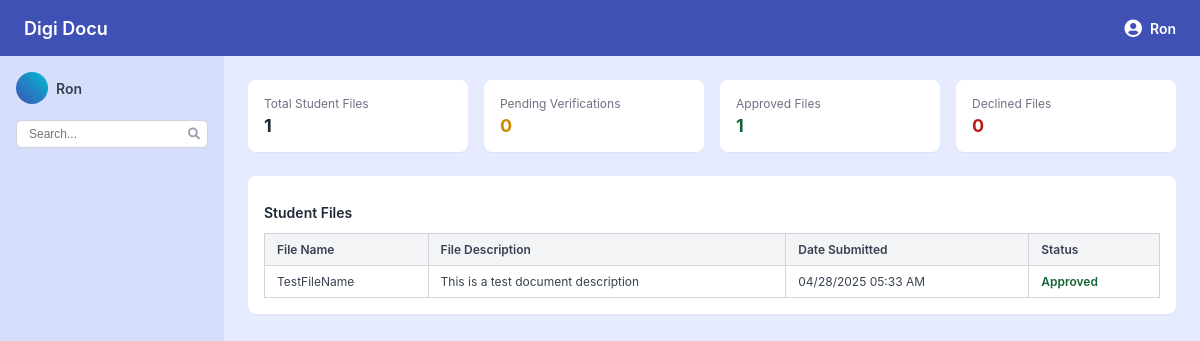
Page /homepage.php (signed in) on the committed database.
### tables this page shows
CREATE TABLE `user` (
  `user_id` int(11) NOT NULL,
  `stud_id` int(20) DEFAULT NULL,
  `email` varchar(255) NOT NULL,
  `user_name` varchar(255) NOT NULL,
  `password` varchar(255) NOT NULL,
  `role` enum('Student','Admin','Dean','Registrar') NOT NULL
);

CREATE TABLE `document` (
  `doc_id` int(11) NOT NULL,
  `stud_id` int(11) NOT NULL,
  `file_name` varchar(255) NOT NULL,
  `doc_type` varchar(100) NOT NULL,
  `doc_desc` varchar(255) DEFAULT NULL,
  `status` enum('Pending','Approved','Declined') DEFAULT 'Pending',
  `created_by` varchar(255) DEFAULT 'Admin',
  `uploaded_at` timestamp NOT NULL DEFAULT current_timestamp(),
  `updated_at` timestamp NOT NULL DEFAULT current_timestamp() ON UPDATE current_timestamp()
);

### homepage.php (the view, shortened to what this page needs)
<?php
include('include/db.php');
$email = $_SESSION['email'] ?? '';
if (!empty($email)) {
    $sql = "SELECT stud_id FROM user WHERE email = ?";
    $stmt = $conn->prepare($sql);
    $stmt->bind_param("s", $email);
    $stmt->execute();
    $result = $stmt->get_result();
    $user = $result->fetch_assoc();
    $stud_id = $user['stud_id'] ?? null;
}
$totalFiles = 0;
$pendingFiles = 0;
$approvedFiles = 0;
$declinedFiles = 0;
$documents = [];
$sql = "SELECT * FROM document WHERE stud_id = ?";
$stmt = $conn->prepare($sql);
$stmt->bind_param("i", $stud_id);
$stmt->execute();
$result = $stmt->get_result();
while ($doc = $result->fetch_assoc()) {
    $documents[] = $doc;
    $totalFiles++;
    if ($doc['status'] == 'Pending') {
        $pendingFiles++;
    } elseif ($doc['status'] == 'Approved') {
        $approvedFiles++;
    } elseif ($doc['status'] == 'Declined') {
        $declinedFiles++;
    }
}
?>
<html lang="en">
<head>
  <link rel="stylesheet" href="https://cdnjs.cloudflare.com/ajax/libs/font-awesome/5.15.3/css/all.min.css"/>
  <link rel="stylesheet" href="css/styles.css">
</head>
<body>
<?php include('include/header.php'); ?>
<div class="container">
<?php include('include/sidebar.php'); ?>
<main>
    <section class="stats-grid">
        <div class="stat-card">
          <p>Total Student Files</p>
          <p><?php echo $totalFiles; ?></p>
        </div>
        <div class="stat-card">
          <p>Pending Verifications</p>
          <p class="stat-yellow"><?php echo $pendingFiles; ?></p>
        </div>
        <div class="stat-card">
          <p>Approved Files</p>
          <p class="stat-green"><?php echo $approvedFiles; ?></p>
        </div>
        <div class="stat-card">
          <p>Declined Files</p>
          <p class="stat-red"><?php echo $declinedFiles; ?></p>
        </div>
    </section>
    <section class="table-container">
        <h2>Student Files</h2>
        <table>
            <thead>
                <tr>
                    <th>File Name</th>
                    <th>File Description</th>
                    <th>Date Submitted</th>
                    <th>Status</th>
                </tr>
            </thead>
            <tbody>
                <?php foreach ($documents as $doc): ?>
                <tr>
                    <td><?php echo htmlspecialchars($doc['file_name']); ?></td>
                    <td><?php echo htmlspecialchars($doc['doc_desc']); ?></td>
                    <td><?= date('m/d/Y h:i A', strtotime($doc['uploaded_at'])) ?></td>
                    <td class="<?php
                        echo ($doc['status'] == 'Pending') ? 'status-pending' :
                            (($doc['status'] == 'Approved') ? 'status-approved' :
                            (($doc['status'] == 'Declined') ? 'status-declined' : 'status-inreview'));
                    ?>">
                        <?php echo htmlspecialchars($doc['status']); ?>
                    </td>
                </tr>
                <?php endforeach; ?>
            </tbody>
        </table>
    </section>
</main>
</div>
</body>
</html>

### include/header.php
<?php
if (isset($_SESSION['user_id'])) {
    $user_id = $_SESSION['user_id'];
    $sql = "SELECT user_name FROM user WHERE user_id = ?";
    $stmt = $conn->prepare($sql);
    $stmt->bind_param("i", $user_id);
    $stmt->execute();
    $result = $stmt->get_result();
    $user = $result->fetch_assoc();
}
?>
<header>
    <div onclick="window.location.href='landing.php'">Digi Docu</div>
    <div class="user">
        <i class="fas fa-user-circle"></i>
        <span><?php echo htmlspecialchars($user['user_name'] ?? 'User'); ?></span>
    </div>
</header>

### include/sidebar.php (shortened to what this page needs)
<aside>
  <div class="profile">
    <div class="avatar"></div>
    <div class="name"><?php echo htmlspecialchars($user['user_name'] ?? 'User'); ?></div>
  </div>
  <div class="search-wrapper">
    <input type="text" placeholder="Search..." />
  </div>
</aside>

### css/styles.css (style rules this page uses)
body { margin: 0; padding: 0; background: none; }
* { box-sizing: border-box; }
body { margin: 0; font-family: 'Inter', sans-serif; background-color: #e6ebff; color: #1f2937; min-height: 100vh; display: flex; flex-direction: column; height: 100vh; }
header { background-color: #3f51b5; color: white; height: 56px; display: flex; justify-content: space-between; align-items: center; padding: 0 24px; font-weight: 600; font-size: 1.125rem; flex-shrink: 0; }
header .user { display: flex; align-items: center; gap: 8px; font-size: 0.875rem; }
header .user i { font-size: 1.125rem; }
.container { display: flex; flex: 1 1 auto; overflow: hidden; min-height: 0; }
aside { background-color: #d7defc; width: 224px; padding: 16px; display: flex; flex-direction: column; gap: 16px; color: #374151; font-size: 0.875rem; flex-shrink: 0; overflow-y: auto; }
aside .profile { display: flex; align-items: center; gap: 8px; font-weight: 600; }
aside .profile .avatar { width: 32px; height: 32px; border-radius: 9999px; background: linear-gradient(45deg, #3f51b5, #00bcd4); color: white; font-weight: 600; font-size: 0.75rem; display: flex; align-items: center; justify-content: center; user-select: none; }
aside .search-wrapper { position: relative; }
aside input[type="text"] { width: 100%; padding: 6px 32px 6px 12px; border: 1px solid #d1d5db; border-radius: 6px; font-size: 0.75rem; outline-offset: 2px; outline-color: #3f51b5; }
main { flex: 1 1 auto; padding: 24px; overflow-y: auto; display: flex; flex-direction: column; gap: 24px; min-width: 0; }
.stats-grid { display: grid; grid-template-columns: repeat(1, 1fr); gap: 16px; }
@media (min-width: 640px) { .stats-grid { grid-template-columns: repeat(2, 1fr); } }
@media (min-width: 768px) { .stats-grid { grid-template-columns: repeat(4, 1fr); } }
.stat-card { background-color: white; border-radius: 8px; padding: 16px; box-shadow: 0 1px 2px rgb(0 0 0 / 0.05); }
.stat-card p:first-child { font-size: 0.75rem; color: #6b7280; margin: 0 0 4px 0; }
.stat-card p:last-child { font-weight: 700; font-size: 1.125rem; margin: 0; }
.stat-yellow { color: #ca8a04; }
.stat-green { color: #166534; }
.stat-red { color: #b91c1c; }
.status-approved { color: #166534; }
.table-container { background-color: white; border-radius: 8px; padding: 16px; box-shadow: 0 1px 2px rgb(0 0 0 / 0.05); overflow-x: auto; }
.table-container h2 { font-weight: 600; font-size: 0.875rem; margin-bottom: 12px; user-select: none; }
table { width: 100%; border-collapse: collapse; font-size: 0.75rem; color: #374151; }
thead { background-color: #f3f4f6; }
th, td { border: 1px solid #d1d5db; padding: 8px 12px; text-align: left; vertical-align: middle; }
th { font-weight: 600; }
.status-approved { color: #166534; font-weight: 600; }

### rows in the picture
user: user_name "Ron"
document: file_name "TestFileName", doc_desc "This is a test document description", uploaded_at "04/28/2025 05:33 AM", status "Approved"

### other values in the picture
$totalFiles "1"
$pendingFiles "0"
$approvedFiles "1"
$declinedFiles "0"
